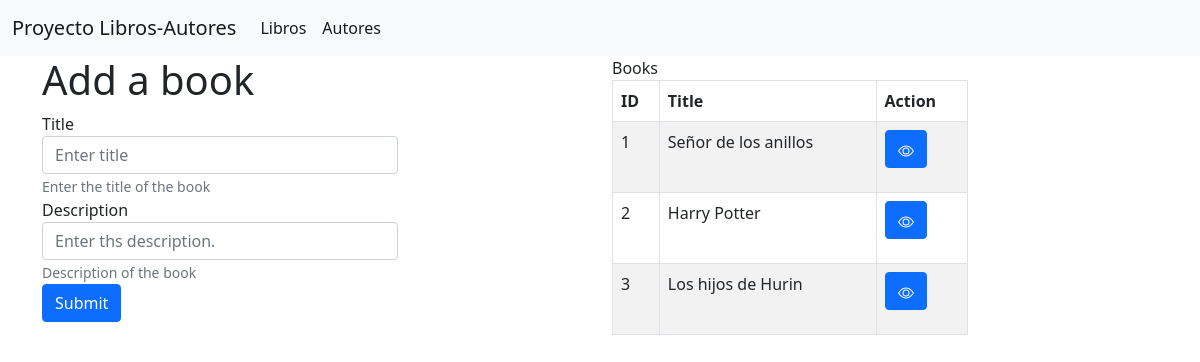
Before: / with the older database file.
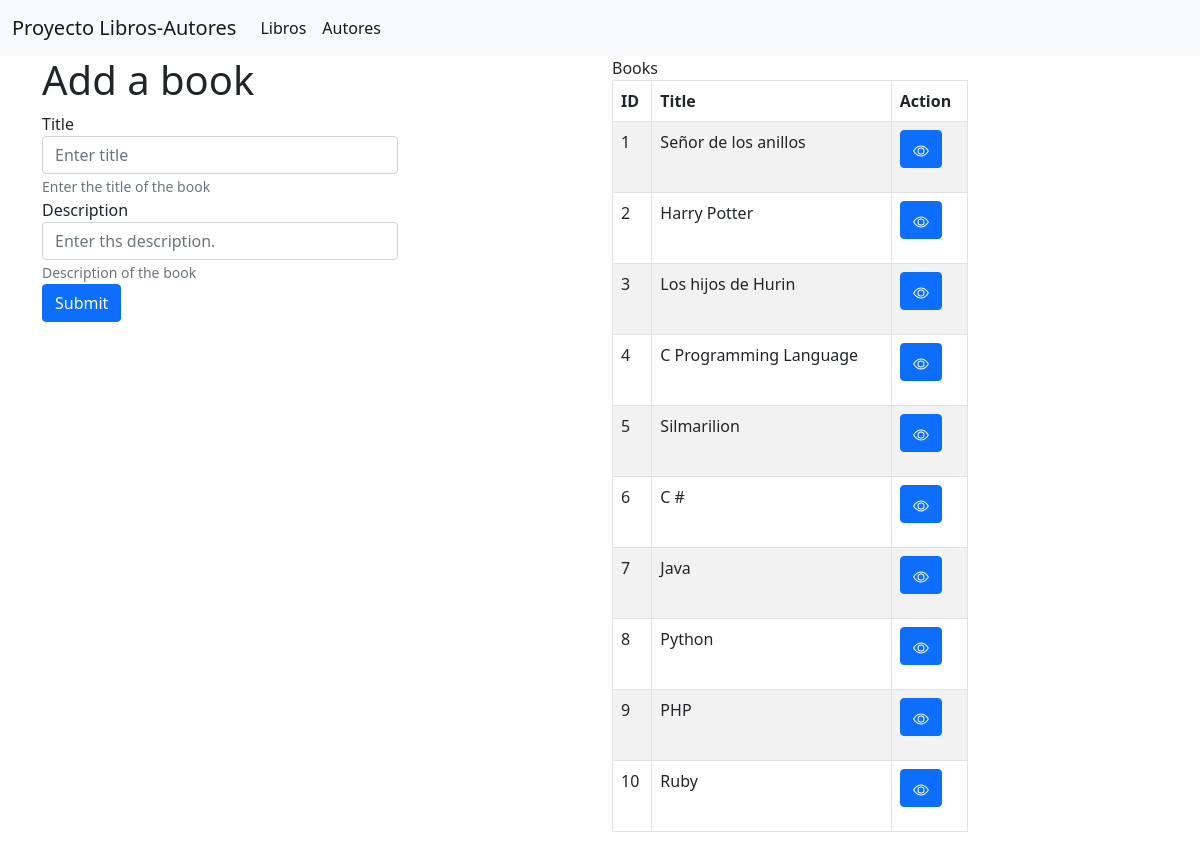
After: the same page with the newer database file.
### books_authors_app/models.py (models this page shows)
class Book(models.Model):
    title = models.CharField(max_length=45)
    descr = models.TextField()
    created_at = models.DateTimeField(auto_now_add=True)
    updated_at = models.DateTimeField(auto_now=True)

### books_authors_app/views.py (the view)
# urls.py: path('', views.index),
def index(request):
    books=Book.objects.all()
    context = {
            'books':books
        }
    return render(request, 'index.html', context)

### books_authors_app/templates/index.html (shortened to what this page needs)
{% extends './base.html' %}
{% block content %}
<div class="container">
    <div class="row">
        <div class="col-4">
        <h1>Add a book</h1>
        <form action="/new_book/" method="POST" id="new_book" name="new_book">
            <div class="form-group">
              <label for="title">Title</label>
              <input type="text" class="form-control" id="title" name="title" aria-describedby="titleHelp" placeholder="Enter title">
              <small id="titleHelp" class="form-text text-muted">Enter the title of the book</small>
            </div>
            <div class="form-group">
              <label for="desc">Description</label>
              <input type="text" class="form-control" id="desc" name="desc" placeholder="Enter ths description.">
              <small id="descHelp" class="form-text text-muted">Description of the book</small>
            </div>
            <button type="submit" class="btn btn-primary">Submit</button>
          </form>
        </div>
        <div class="col-2">
        </div>
        <div class="col-4">
            Books
            <div class="table-responsive">
                <table id="libros" class="table table-striped table-bordered" width="100%" >
                    <thead>
                        <tr>
                            <th>ID</th>
                            <th>Title</th>
                            <th>Action</th>
                        </tr>
                    </thead>
                    <tbody>
                    {% for book in books %}
                        <tr>
                            <td> {{book.id}}</td>
                            <td> {{book.title}}</td>
                            <td><p data-placement="top" data-toggle="tooltip" title="View">
                                    <a href="/book_view/{{book.id}}" class="btn btn-primary btn-xs" data-title="view" data-toogle="modal" data-target="#view">
                                    </a>
                                </p>
                            </td>
                        </tr>
                    {% endfor %}
                    </tbody>
                </table>
            </div>
        </div>
    </div>
</div>
{% endblock %}

### books_authors_app/templates/base.html (shortened to what this page needs)
<!DOCTYPE html>
<html lang="en">
<head>
    <link href="https://cdn.jsdelivr.net/npm/bootstrap@5.0.2/dist/css/bootstrap.min.css" rel="stylesheet">
    <link href="https://cdn.datatables.net/1.10.25/css/jquery.dataTables.min.css" rel="stylesheet">
</head>
<body>
    <nav class="navbar navbar-expand-lg navbar-light bg-light">
        <div class="container-fluid">
            <a class="navbar-brand" href="/">Proyecto Libros-Autores</a>
            <div class="collapse navbar-collapse" id="navbarNavDropdown">
                <ul class="navbar-nav">
                    <li class="nav-item">
                        <a class="nav-link active" aria-current="page" href="/">Libros</a>
                    </li>
                    <li class="nav-item">
                        <a class="nav-link active" aria-current="page" href="/authors/">Autores</a>
                    </li>
                </ul>
            </div>
        </div>
    </nav>
    {% block content %}
    {% endblock %}
</body>
</html>

Changed rows visible on the page:
added Book: id "4", title "C Programming Language"
added Book: id "5", title "Silmarilion"
added Book: id "6", title "C #"
added Book: id "7", title "Java"
added Book: id "8", title "Python"
added Book: id "9", title "PHP"
added Book: id "10", title "Ruby"
